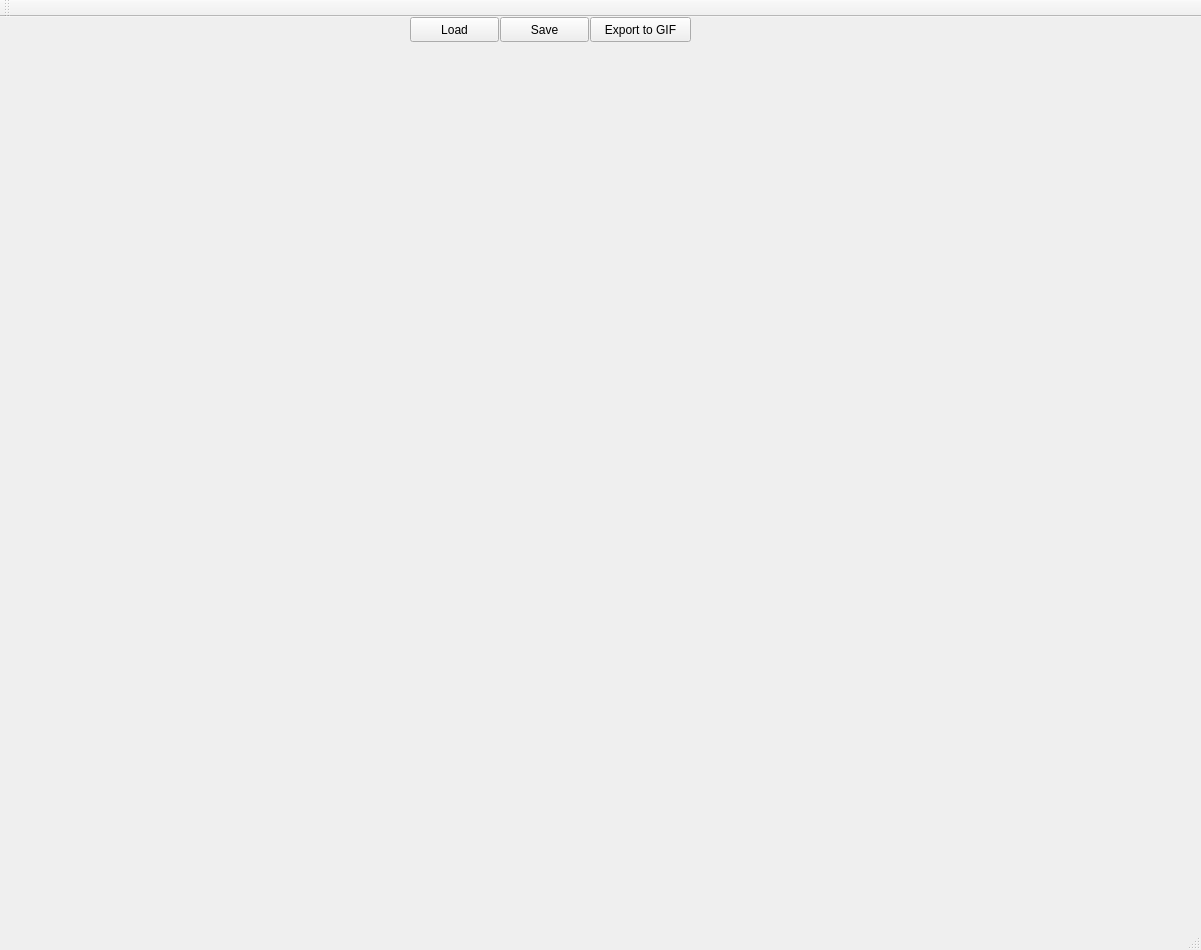
<?xml version="1.0" encoding="UTF-8"?>
<ui version="4.0">
 <class>MainWindow</class>
 <widget class="QMainWindow" name="MainWindow">
  <property name="geometry">
   <rect>
    <x>0</x>
    <y>0</y>
    <width>1201</width>
    <height>950</height>
   </rect>
  </property>
  <property name="maximumSize">
   <size>
    <width>1920</width>
    <height>1080</height>
   </size>
  </property>
  <property name="windowTitle">
   <string>MainWindow</string>
  </property>
  <property name="styleSheet">
   <string notr="true"/>
  </property>
  <widget class="QWidget" name="centralWidget">
   <widget class="QPushButton" name="loadButton">
    <property name="geometry">
     <rect>
      <x>410</x>
      <y>0</y>
      <width>89</width>
      <height>25</height>
     </rect>
    </property>
    <property name="text">
     <string>Load</string>
    </property>
   </widget>
   <widget class="QPushButton" name="saveButton">
    <property name="geometry">
     <rect>
      <x>500</x>
      <y>0</y>
      <width>89</width>
      <height>25</height>
     </rect>
    </property>
    <property name="text">
     <string>Save</string>
    </property>
   </widget>
   <widget class="QPushButton" name="exportToGIF">
    <property name="geometry">
     <rect>
      <x>590</x>
      <y>0</y>
      <width>101</width>
      <height>25</height>
     </rect>
    </property>
    <property name="text">
     <string>Export to GIF</string>
    </property>
   </widget>
  </widget>
  <widget class="QToolBar" name="mainToolBar">
   <attribute name="toolBarArea">
    <enum>TopToolBarArea</enum>
   </attribute>
   <attribute name="toolBarBreak">
    <bool>false</bool>
   </attribute>
  </widget>
  <widget class="QStatusBar" name="statusBar"/>
 </widget>
 <layoutdefault spacing="6" margin="11"/>
 <resources/>
 <connections/>
</ui>
